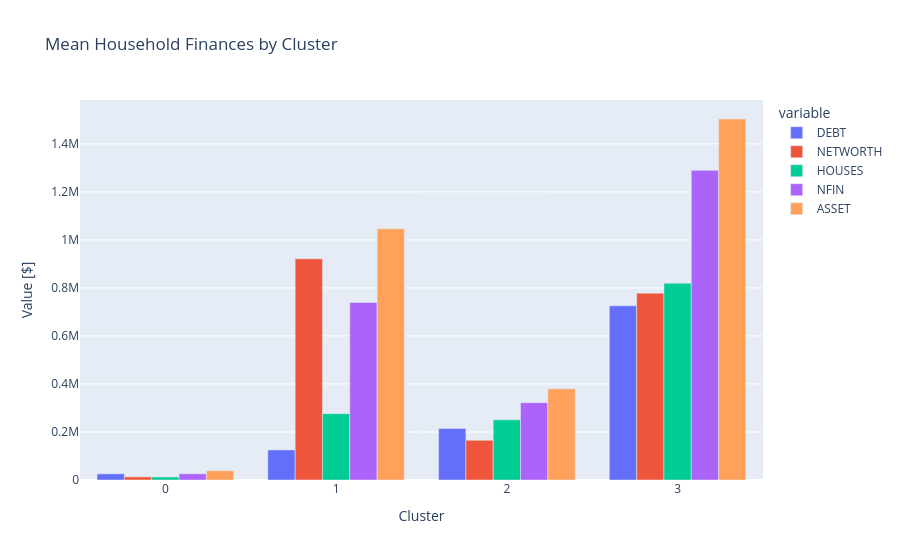

This figure's notebook cell:
### Markdown cell above
**Task 6.3.18:** Use plotly express to create a side-by-side bar chart from `xgb` that shows the mean of the features in `X` for each of the clusters in your `final_model`. Be sure to label the x-axis `"Cluster"`, the y-axis `"Value [$]"`, and use the title `"Mean Household Finances by Cluster"`.

- [What's a bar chart?](../%40textbook/07-visualization-pandas.ipynb#Bar-Charts)
- [Create a bar chart using plotly express.](../%40textbook/08-visualization-plotly.ipynb#Bar-Chart)

### Code cell
# Create side-by-side bar chart of `xgb`
fig = px.bar(
    xgb,
    barmode="group",  # to create side-by-side bar chart, as opposed to stacked ones by default
    title="Mean Household Finances by Cluster"
)

fig.update_layout(xaxis_title="Cluster", yaxis_title="Value [$]")
fig.show()

### Figure 1 — Plotly figure (JSON) as saved in the notebook; plotly's stock layout.template omitted (floating-point values rounded to 4 significant figures)
{"data": [{"alignmentgroup": "True", "hovertemplate": "variable=DEBT<br>index=%{x}<br>value=%{y}<extra></extra>", "legendgroup": "DEBT", "marker": {"color": "#636efa", "pattern": {"shape": ""}}, "name": "DEBT", "offsetgroup": "DEBT", "orientation": "v", "showlegend": true, "textposition": "auto", "type": "bar", "x": [0, 1, 2, 3], "xaxis": "x", "y": [25670.0, 125200.0, 214100.0, 725200.0], "yaxis": "y"}, {"alignmentgroup": "True", "hovertemplate": "variable=NETWORTH<br>index=%{x}<br>value=%{y}<extra></extra>", "legendgroup": "NETWORTH", "marker": {"color": "#EF553B", "pattern": {"shape": ""}}, "name": "NETWORTH", "offsetgroup": "NETWORTH", "orientation": "v", "showlegend": true, "textposition": "auto", "type": "bar", "x": [0, 1, 2, 3], "xaxis": "x", "y": [13030.0, 921000.0, 165500.0, 778300.0], "yaxis": "y"}, {"alignmentgroup": "True", "hovertemplate": "variable=HOUSES<br>index=%{x}<br>value=%{y}<extra></extra>", "legendgroup": "HOUSES", "marker": {"color": "#00cc96", "pattern": {"shape": ""}}, "name": "HOUSES", "offsetgroup": "HOUSES", "orientation": "v", "showlegend": true, "textposition": "auto", "type": "bar", "x": [0, 1, 2, 3], "xaxis": "x", "y": [12550.0, 276300.0, 250700.0, 819800.0], "yaxis": "y"}, {"alignmentgroup": "True", "hovertemplate": "variable=NFIN<br>index=%{x}<br>value=%{y}<extra></extra>", "legendgroup": "NFIN", "marker": {"color": "#ab63fa", "pattern": {"shape": ""}}, "name": "NFIN", "offsetgroup": "NFIN", "orientation": "v", "showlegend": true, "textposition": "auto", "type": "bar", "x": [0, 1, 2, 3], "xaxis": "x", "y": [25930.0, 739500.0, 322000.0, 1290000.0], "yaxis": "y"}, {"alignmentgroup": "True", "hovertemplate": "variable=ASSET<br>index=%{x}<br>value=%{y}<extra></extra>", "legendgroup": "ASSET", "marker": {"color": "#FFA15A", "pattern": {"shape": ""}}, "name": "ASSET", "offsetgroup": "ASSET", "orientation": "v", "showlegend": true, "textposition": "auto", "type": "bar", "x": [0, 1, 2, 3], "xaxis": "x", "y": [38700.0, 1046000.0, 379600.0, 1503000.0], "yaxis": "y"}], "layout": {"barmode": "group", "legend": {"title": {"text": "variable"}, "tracegroupgap": 0}, "title": {"text": "Mean Household Finances by Cluster"}, "xaxis": {"anchor": "y", "domain": [0, 1], "title": {"text": "Cluster"}}, "yaxis": {"anchor": "x", "domain": [0, 1], "title": {"text": "Value [$]"}}}}
